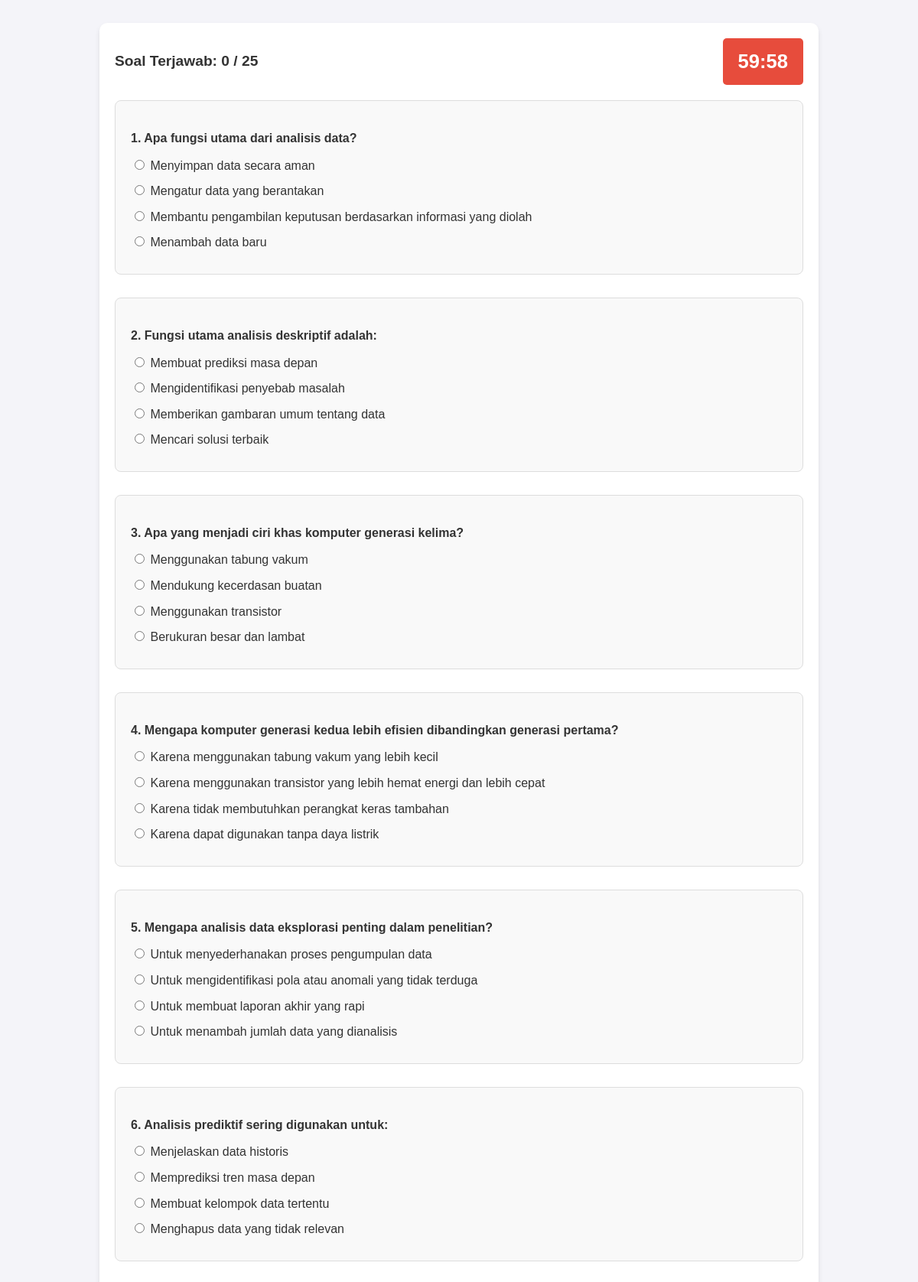
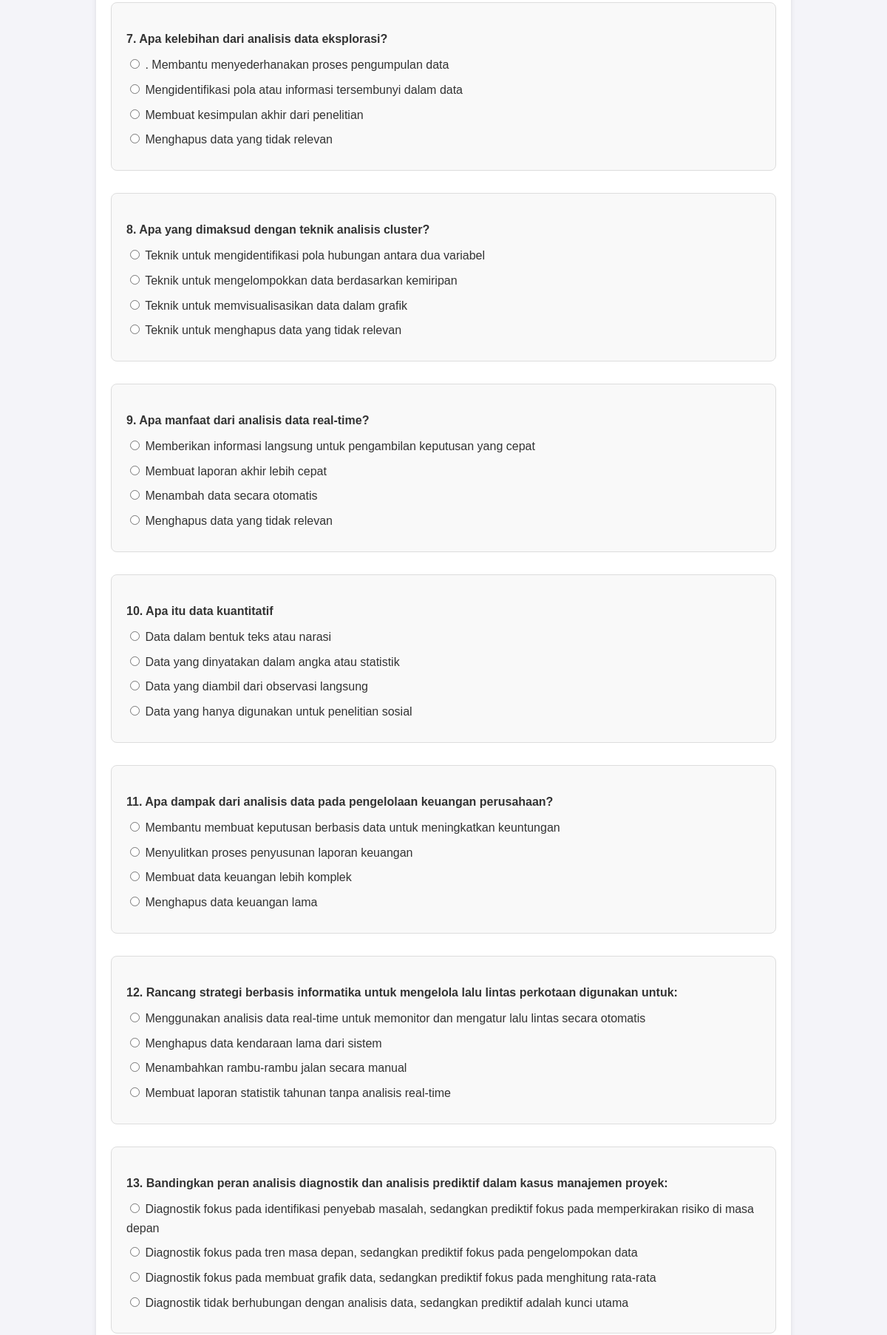
The app's page /exam.php (signed in, upper part) with its own data (2 pictures, top to bottom).
### tables this page shows
CREATE TABLE `questions` (
  `id` int(11) NOT NULL,
  `question` text NOT NULL,
  `option_a` varchar(255) NOT NULL,
  `option_b` varchar(255) NOT NULL,
  `option_c` varchar(255) NOT NULL,
  `option_d` varchar(255) NOT NULL,
  `correct_option` char(1) NOT NULL,
  `kategori` char(2) NOT NULL
);

### exam.php (the view, shortened to what this page needs)
<?php
include 'db.php';
$userAnswers = $_SESSION['user_answers'] ?? [];
$category_limit = [];
$query = "SELECT category_id, question_limit FROM category_limits";
$result = $conn->query($query);
if ($result) {
    while ($row = $result->fetch_assoc()) {
        $category_limit[$row['category_id']] = $row['question_limit'];
    }
}
$category_limit += [1 => 3, 2 => 3, 3 => 3, 4 => 3, 5 => 3, 6 => 3];
$usedQuestionIds = $_SESSION['used_question_ids'] ?? [];
foreach ($category_limit as $category => $limit) {
    $query = "SELECT id, question, option_a, option_b, option_c, option_d, correct_option
              FROM questions
              WHERE kategori = $category AND id NOT IN (" . implode(',', $usedQuestionIds ?: [0]) . ")
              ORDER BY RAND()
              LIMIT $limit";
    $result = $conn->query($query);
    if ($result) {
        while ($row = $result->fetch_assoc()) {
            $usedQuestionIds[] = $row['id'];
        }
    }
}
$shuffledQuestions = $_SESSION['shuffled_questions'];
$timeElapsed = time() - $_SESSION['exam_start_time'];
$timeRemaining = max($_SESSION['time_remaining'] - $timeElapsed, 0);
?>
<!DOCTYPE html>
<html lang="id">
<head>
</head>
<body>
<div class="container">
<div class="timer-progress-container">
    <div id="progress">
        Soal Terjawab: <span id="answeredCount">0</span> / <?= count($shuffledQuestions) ?>
    </div>
    <div id="timer"><?= floor($timeRemaining / 60) ?>:<?= str_pad($timeRemaining % 60, 2, '0', STR_PAD_LEFT) ?></div>
</div>
    <form id="examForm" action="submit_exam.php" method="POST">
        <?php foreach ($shuffledQuestions as $index => $question): ?>
            <div class="question">
                <p><?= ($index + 1) . ". " . htmlspecialchars($question['question']) ?></p>
                <?php foreach (['a', 'b', 'c', 'd'] as $option): ?>
                    <label>
                        <input type="radio" name="answer[<?= $question['id'] ?>]" value="<?= $option ?>"
                            <?= isset($userAnswers[$question['id']]) && $userAnswers[$question['id']] === $option ? 'checked' : '' ?>>
                        <?= htmlspecialchars($question['option_' . $option]) ?>
                    </label>
                <?php endforeach; ?>
            </div>
        <?php endforeach; ?>
    </form>
</div>
</body>
</html>

### exam.php (style rules this page uses)
body { font-family: 'Arial', sans-serif; background-color: #f4f4f9; color: #333; line-height: 1.6; margin: 0; padding: 0; }
.container { max-width: 800px; margin: 20px auto; padding: 20px; background: #fff; border-radius: 10px; box-shadow: 0 4px 6px rgba(0, 0, 0, 0.1); }
.timer-progress-container { display: flex; justify-content: space-between; align-items: center; margin-bottom: 20px; }
#timer { font-size: 1.8rem; font-weight: bold; color: white; background-color: #e74c3c; padding: 10px 20px; border-radius: 5px; text-align: center; }
#progress { font-size: 1.2rem; font-weight: bold; color: #333; }
.question { margin-bottom: 30px; padding: 15px; border: 1px solid #ddd; border-radius: 8px; background: #f9f9f9; }
.question p { font-weight: bold; margin-bottom: 10px; }
label { display: block; margin: 8px 0; }
@media (min-width: 1025px) { .container { max-width: 900px; margin: 30px auto; } }
@media (min-width: 1025px) { #timer { font-size: 1.6rem; } }
@media (min-width: 1025px) { .question { padding: 20px; } }

### records on screen
questions: question "Apa fungsi utama dari analisis data?", id "☐ Menyimpan data secara aman", option_a "Menyimpan data secara aman", id "☐ Mengatur data yang berantakan", option_b "Mengatur data yang berantakan", id "☐ Membantu pengambilan keputusan", option_c "Membantu pengambilan keputusan berdasarkan informasi yang diolah", id "☐ Menambah data baru", option_d "Menambah data baru"
questions: question "Fungsi utama analisis deskriptif adalah:", id "☐ Membuat prediksi masa depan", option_a "Membuat prediksi masa depan", id "☐ Mengidentifikasi penyebab masa", option_b "Mengidentifikasi penyebab masalah", id "☐ Memberikan gambaran umum tenta", option_c "Memberikan gambaran umum tentang data", id "☐ Mencari solusi terbaik", option_d "Mencari solusi terbaik"
questions: question "Apa yang menjadi ciri khas komputer generasi kelima?", id "☐ Menggunakan tabung vakum", option_a "Menggunakan tabung vakum", id "☐ Mendukung kecerdasan buatan", option_b "Mendukung kecerdasan buatan", id "☐ Menggunakan transistor", option_c "Menggunakan transistor", id "☐ Berukuran besar dan lambat", option_d "Berukuran besar dan lambat"
questions: question "Mengapa komputer generasi kedua lebih efisien dibandingkan generasi pertama?", id "☐ Karena menggunakan tabung vaku", option_a "Karena menggunakan tabung vakum yang lebih kecil", id "☐ Karena menggunakan transistor", option_b "Karena menggunakan transistor yang lebih hemat energi dan lebih cepat", id "☐ Karena tidak membutuhkan peran", option_c "Karena tidak membutuhkan perangkat keras tambahan", id "☐ Karena dapat digunakan tanpa d", option_d "Karena dapat digunakan tanpa daya listrik"
questions: question "Mengapa analisis data eksplorasi penting dalam penelitian?", id "☐ Untuk menyederhanakan proses p", option_a "Untuk menyederhanakan proses pengumpulan data", id "☐ Untuk mengidentifikasi pola at", option_b "Untuk mengidentifikasi pola atau anomali yang tidak terduga", id "☐ Untuk membuat laporan akhir ya", option_c "Untuk membuat laporan akhir yang rapi", id "☐ Untuk menambah jumlah data yan", option_d "Untuk menambah jumlah data yang dianalisis"
questions: question "Analisis prediktif sering digunakan untuk:", id "☐ Menjelaskan data historis", option_a "Menjelaskan data historis", id "☐ Memprediksi tren masa depan", option_b "Memprediksi tren masa depan", id "☐ Membuat kelompok data tertentu", option_c "Membuat kelompok data tertentu", id "☐ Menghapus data yang tidak rele", option_d "Menghapus data yang tidak relevan"
questions: question "Apa kelebihan dari analisis data eksplorasi?", id "☐ . Membantu menyederhanakan pro", option_a ". Membantu menyederhanakan proses pengumpulan data", id "☐ Mengidentifikasi pola atau inf", option_b "Mengidentifikasi pola atau informasi tersembunyi dalam data", id "☐ Membuat kesimpulan akhir dari", option_c "Membuat kesimpulan akhir dari penelitian", id "☐ Menghapus data yang tidak rele", option_d "Menghapus data yang tidak relevan"
questions: question "Apa yang dimaksud dengan teknik analisis cluster?", id "☐ Teknik untuk mengidentifikasi", option_a "Teknik untuk mengidentifikasi pola hubungan antara dua variabel", id "☐ Teknik untuk mengelompokkan da", option_b "Teknik untuk mengelompokkan data berdasarkan kemiripan", id "☐ Teknik untuk memvisualisasikan", option_c "Teknik untuk memvisualisasikan data dalam grafik", id "☐ Teknik untuk menghapus data ya", option_d "Teknik untuk menghapus data yang tidak relevan"
questions: question "Apa manfaat dari analisis data real-time?", id "☐ Memberikan informasi langsung", option_a "Memberikan informasi langsung untuk pengambilan keputusan yang cepat", id "☐ Membuat laporan akhir lebih ce", option_b "Membuat laporan akhir lebih cepat", id "☐ Menambah data secara otomatis", option_c "Menambah data secara otomatis", id "☐ Menghapus data yang tidak rele", option_d "Menghapus data yang tidak relevan"
questions: question "Apa itu data kuantitatif", id "☐ Data dalam bentuk teks atau na", option_a "Data dalam bentuk teks atau narasi", id "☐ Data yang dinyatakan dalam ang", option_b "Data yang dinyatakan dalam angka atau statistik", id "☐ Data yang diambil dari observa", option_c "Data yang diambil dari observasi langsung", id "☐ Data yang hanya digunakan untu", option_d "Data yang hanya digunakan untuk penelitian sosial"
questions: question "Apa dampak dari analisis data pada pengelolaan keuangan perusahaan?", id "☐ Membantu membuat keputusan ber", option_a "Membantu membuat keputusan berbasis data untuk meningkatkan keuntungan", id "☐ Menyulitkan proses penyusunan", option_b "Menyulitkan proses penyusunan laporan keuangan", id "☐ Membuat data keuangan lebih ko", option_c "Membuat data keuangan lebih komplek", id "☐ Menghapus data keuangan lama", option_d "Menghapus data keuangan lama"
questions: question "Rancang strategi berbasis informatika untuk mengelola lalu lintas perkotaan digunakan untuk:", id "☐ Menggunakan analisis data real", option_a "Menggunakan analisis data real-time untuk memonitor dan mengatur lalu lintas secara otomatis", id "☐ Menghapus data kendaraan lama", option_b "Menghapus data kendaraan lama dari sistem", id "☐ Menambahkan rambu-rambu jalan", option_c "Menambahkan rambu-rambu jalan secara manual", id "☐ Membuat laporan statistik tahu", option_d "Membuat laporan statistik tahunan tanpa analisis real-time"
questions: question "Bandingkan peran analisis diagnostik dan analisis prediktif dalam kasus manajemen proyek:", id "☐ Diagnostik fokus pada identifi", option_a "Diagnostik fokus pada identifikasi penyebab masalah, sedangkan prediktif fokus pada memperkirakan risiko di masa depan", id "☐ Diagnostik fokus pada tren mas", option_b "Diagnostik fokus pada tren masa depan, sedangkan prediktif fokus pada pengelompokan data", id "☐ Diagnostik fokus pada membuat", option_c "Diagnostik fokus pada membuat grafik data, sedangkan prediktif fokus pada menghitung rata-rata", id "☐ Diagnostik tidak berhubungan d", option_d "Diagnostik tidak berhubungan dengan analisis data, sedangkan prediktif adalah kunci utama"

### other values on screen
count($shuffledQuestions) "25"
